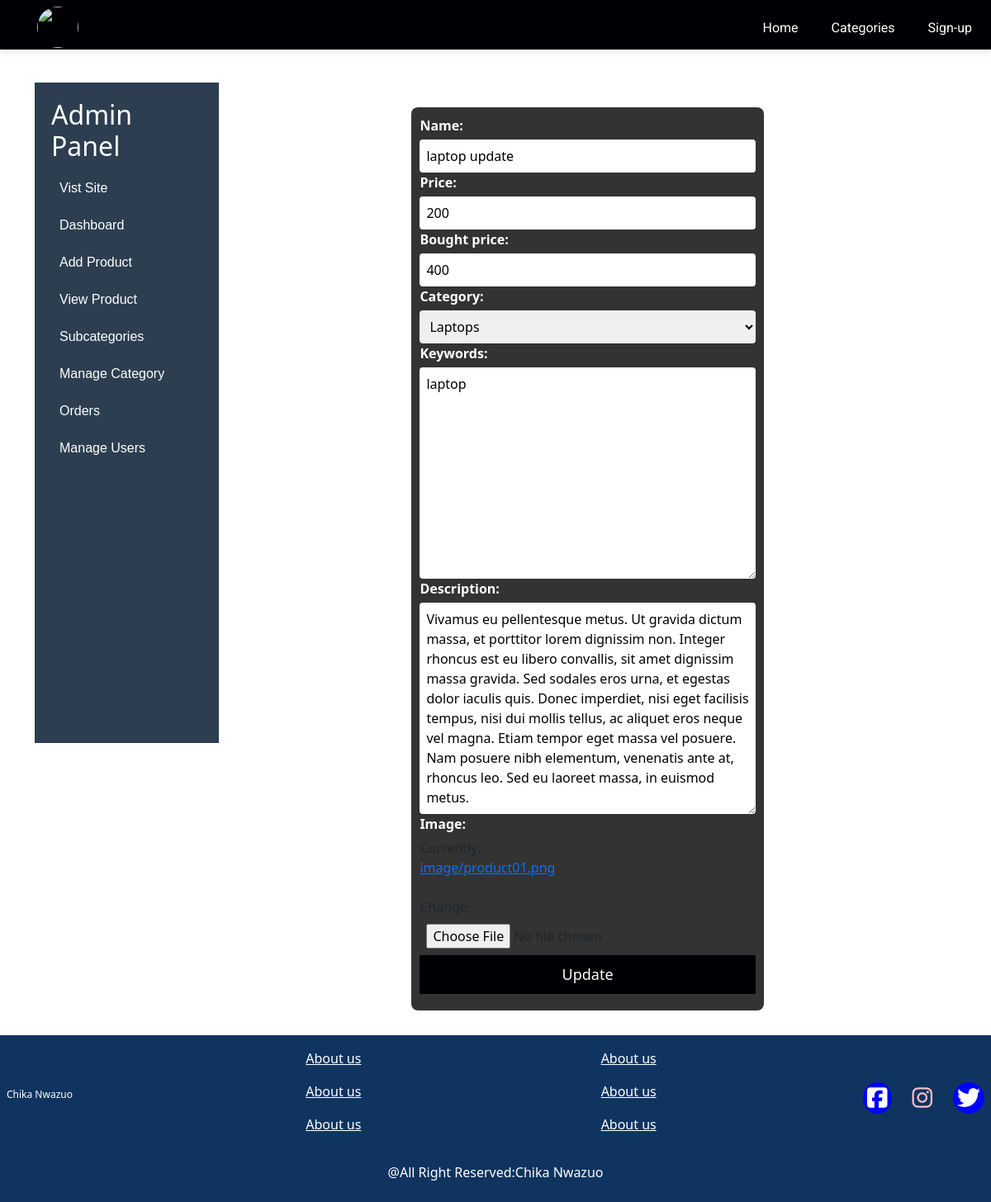
The app's page /adminapp/updateproduct/6/ with its own data.
### adminapp/models.py (models this page shows, shortened)
class Product(models.Model):
      name=models.CharField(max_length=255)
      price=models.PositiveIntegerField()
      bought_price=models.PositiveIntegerField(null=True,blank=True)
      category=models.ForeignKey(Subcategory,related_name='category',on_delete=models.CASCADE)
      keywords=models.TextField()
      description=models.TextField()
      image=models.ImageField(upload_to='image')
      views=models.IntegerField(default=0)

### adminapp/product.py (the view, shortened to what this page needs)
# urls.py: path("updateproduct/<int:pk>/",product.updateproduct.as_view(), name='updateproduct'),
class updateproduct(View):
    def get(self,request,pk):
        singlepro=get_object_or_404(Product,pk=pk)
        form=ProductForm(instance=singlepro)
        context={"form":form,'singlepro':singlepro}
        return render(request,"pages/update_product.html",context)

### adminapp/forms.py
class ProductForm(forms.ModelForm):
	class Meta:
		model=Product
		fields=('name','price','bought_price','category','keywords','description','views','image')
		exclude=['views']

### adminapp/analaystics.py (called while the page is built)
def analaytics(request):
    number_of_p= Product.objects.count()
    users=User.objects.count()
    product_selling_total= Product.objects.aggregate(price=Sum('price'))['price'] or 0
    product_bought_total= Product.objects.aggregate(bought_price=Sum('bought_price'))['bought_price'] or 0
    total_order= PaymentRecord.objects.aggregate(total_amount=Sum('total_amount'))['total_amount'] or 0
    profit=product_bought_total - product_selling_total
    return{'number_of_p':number_of_p,'users':users,"product_selling_total":product_selling_total,"profit":profit,'product_bought_total':product_bought_total}

### adminapp/models.py (called while the page is built)
        def __str__(self):
                return self.subname

### commapp/context_processors.py (called while the page is built)
def category(request):
	category=Category.objects.all()
	categorytopbar=Category.objects.filter(categories__isnull=False).distinct()
	subcategory=Subcategory.objects.all()
	if request.user.is_authenticated:
		getwishlist=Wishlist.objects.filter(user=request.user).count()
		countcart=Cart.objects.filter(users=request.user).count()
	else:
		getwishlist=0
		countcart=0
	return{'category':category,'subcategory':subcategory,'categorytopbar':categorytopbar,'getwishlist':getwishlist,'countcart':countcart}

### adminapp/templates/pages/update_product.html (shortened to what this page needs)
{% extends 'layout/based.html' %}
{% block content %}
<div class="adminpage_Settings">
  {% include 'adminlayout/adminsidebar.html' %}
  <div class="admin_container">
<form class="productsform" action="{% url 'adminapp:updateproduct' singlepro.id %}" method="POST" enctype="multipart/form-data">
{{form.as_div }}
   <button type="submit">Update</button>
</form>
</div>
</div>
{% endblock %}

### commapp/static/css/navbar.css (style rules this page uses)
* { padding: 0; margin: 0; }
body { font-family: 'Roboto', sans-serif; }
:root { --primary-color: #000004;; --font-family: 'Roboto', sans-serif; }

### commapp/static/css/forms.css (style rules this page uses)
:root { --primary-color: #EB556E; --font-family: 'Roboto', sans-serif; }
form { display: flex; flex-direction: column; padding: 10px; max-width: 400px; margin: 10px auto; }
::placeholder { color: #ccc; }
form>input,select { padding: 10px; outline: none; margin-bottom: 10px; }
form>button { padding: 10px; border: none; margin-bottom: 10px; color: white; font-size: 18px; font-weight: 500; background-color: var(--primary-color); cursor: pointer; }
.admincategorypage>form>input,select { padding: 10px; outline: none; margin-bottom: 10px; }
.registrationpage>form>input,select,textarea { width: 90%; padding: 8px; outline: none; margin: 10px 0px; }

### commapp/static/css/addprofomrs.css (style rules this page uses)
.productsform { display: flex; flex-direction: column !important; padding: 10px; max-width: 50%; margin: 10px auto !important; background-color: #333; border-radius: 8px; }
.productsform div { margin-bottom: 15px; display: flex; flex-direction: column; width: 100% !important; margin: 0px auto !important; }
.productsform div label { margin-bottom: 5px; font-weight: bold; color: white; }
.productsform div input, .productsform div select, .productsform div textarea { padding: 8px; border: none; border-radius: 4px; font-size: 16px; width: 100% !important; }

### commapp/static/css/product.css (style rules this page uses)
:root { --primary-color: #000004;; --font-family: 'Roboto', sans-serif; }
body { font-family: 'Franklin Gothic Medium', 'Arial Narrow', Arial, sans-serif; }
.shipping_addres>form input,textarea { width: 100% !important; margin: 0px auto; outline: none; resize:none; }

### commapp/static/css/admincss.css (style rules this page uses)
body { font-family: 'Franklin Gothic Medium', 'Arial Narrow', Arial, sans-serif; background-color: #aeb2b6; }
.adminpage_Settings { display: flex; width: 100% !important; margin: 0px auto; }
.admin_container { width: 80%; padding: 20px; }

### records on screen
Product: name "laptop update", price "200", bought_price "400", category "Laptops", keywords "laptop", description "Vivamus eu pellentesque metus. Ut gravida dictum massa, et porttitor lorem dignissim non. Integer rhoncus est eu libero convallis, sit amet dignissim massa gravida. Sed sodales eros urna, et egestas dolor iaculis quis. Donec imperdiet, nisi eget facilisis tempus, nisi dui mollis tellus, ac aliquet eros neque vel magna. Etiam tempor eget massa vel posuere. Nam posuere nibh elementum, venenatis ante at, rhoncus leo. Sed eu laoreet massa, in euismod metus."
